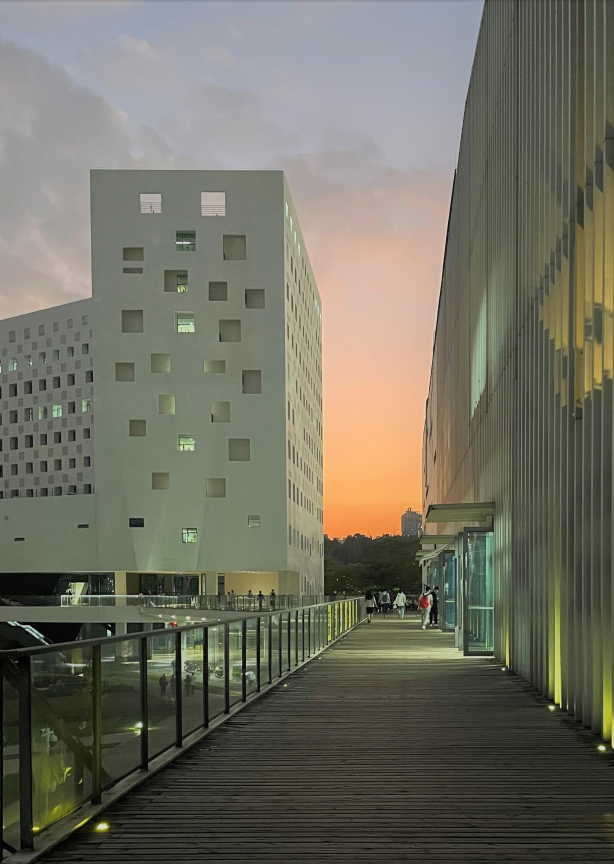
#> input picture Pics/test.jpg, 1842 x 2591 px (shown at 1/3 size)
$ python HOG.py   (older library calls are emulated)
#> lines starting #> are read from the running program, lines starting #| are printed output that depends on the picture
from skimage.feature import hog
import cv2

# 在深度学习出现之前，HoG 是对象检测应用中最突出的特征描述符之一。
# HoG 是一种用于计算图像局部中梯度方向出现的技术。

ori = cv2.imread('./Pics/test.jpg')
#> ori is the input picture: shape (2591, 1842, 3); mean B, G, R 97.5, 111, 112.4
img = cv2.imread("./Pics/test.jpg")
_, hog_image = hog(img, orientations=32, pixels_per_cell=(16, 16),
                    cells_per_block=(1, 1), visualize=True, multichannel=True)
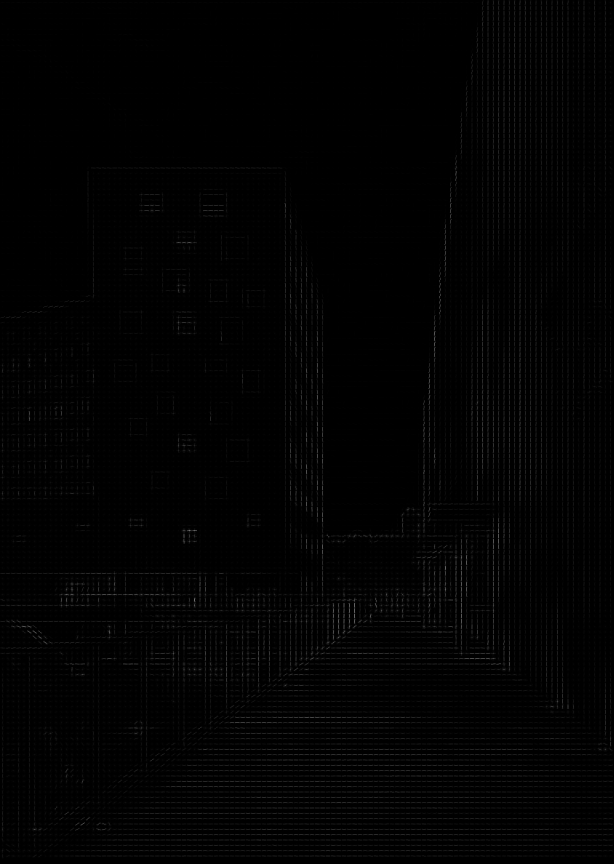
#> hog_image: shape (2591, 1842) float64 (shown at 1/3 size); min 0, max 57.28, mean 0.6; drawn with min black and max white

cv2.namedWindow("Original", 0)
cv2.resizeWindow("Original" , 480, 640)

cv2.namedWindow("HoG", 0)
cv2.resizeWindow("HoG", 480, 640)

cv2.imshow('Original', ori)
cv2.imshow('HoG', hog_image)
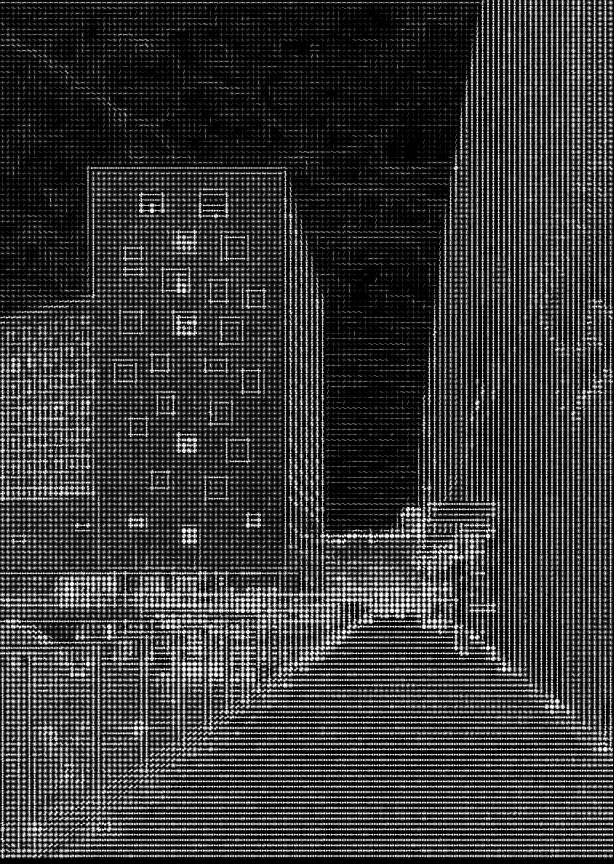
#> window 'HoG': shape (2591, 1842) (shown at 1/3 size); min 0, max 255, mean 56.1

if cv2.waitKey(0) & 0xff == 27:
#> (key Esc is pressed here)
    cv2.destroyAllWindows()
